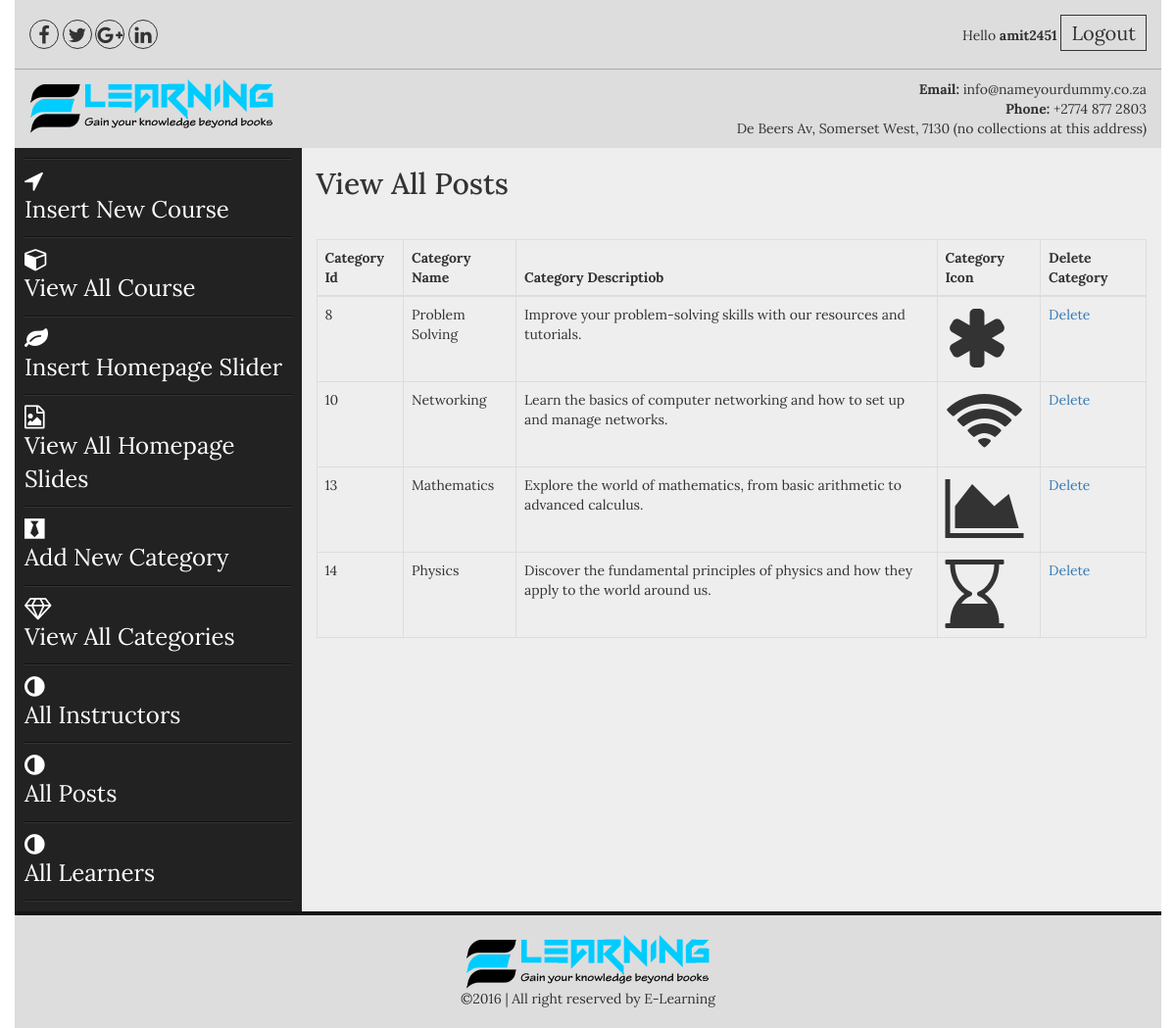
The app's page /admin/view_categories.php (signed in) with its own data.
### tables this page shows
CREATE TABLE `categories` (
  `cat_id` int(100) NOT NULL,
  `cat_name` varchar(100) NOT NULL,
  `cat_desc` text NOT NULL,
  `cat_icon` varchar(50) NOT NULL
);

### admin/view_categories.php (the view)
<?php include("includes/header.php");?>
<section class="admin_area">
    <div class="container">
        <div class="row">
            <?php include("includes/admin_menus.php");?>
            <div class="col-md-9 col-sm-9 col-xs-12">
                <div class="add_admin_content">
                   <h2>View All Posts</h2>
                      <table class="table table-bordered">
                        <thead>
                          <tr>
                            <th>Category Id</th>
                            <th>Category Name</th>
                            <th>Category Descriptiob</th>
                            <th>Category Icon</th>
                            <th>Delete Category</th>
                          </tr>
                        </thead>
                        <tbody>
                        <?php
                        $cat = "select * from categories";
                        $run_cat = mysqli_query($con,$cat);
                        while($cat_row = mysqli_fetch_array($run_cat)):
                        $cat_id = $cat_row ['cat_id'];
                        $cat_name = $cat_row ['cat_name'];
                        $cat_icon = $cat_row ['cat_icon'];
                        $cat_desc = substr($cat_row ['cat_desc'],0,100);
                        ?>
                          <tr>
                            <td><?php echo $cat_id;?></td>
                            <td><?php echo $cat_name;?></td>
                            <td><?php echo $cat_desc;?></td>
                            <td><i class="fa <?php echo $cat_icon;?> fa-5x"></i></td>
                            <td><a href="delete_cat.php?delete_cat=<?php echo $cat_id;?>">Delete</a></td>
                          </tr>
                        <?php endwhile;?>
                        </tbody>
                      </table>
                </div>
            </div>
        </div>
    </div>
</section>
<?php include("includes/footer.php");?>

### admin/css/style.css (style rules this page uses)
body { font-family: 'Lora', serif; }
h1,h2,h3,h4,h5,h6,p { margin: 0; padding: 0 }
.container { background: #eee }
.admin_area .row { position: relative; }
.add_admin_content h2 { margin-bottom: 40px; margin-top: 20px; }
body, html { height: 100%; }

### records on screen
categories: cat_id "8", cat_name "Problem Solving", cat_desc "Improve your problem-solving skills with our resources and tutorials."
categories: cat_id "10", cat_name "Networking", cat_desc "Learn the basics of computer networking and how to set up and manage networks."
categories: cat_id "13", cat_name "Mathematics", cat_desc "Explore the world of mathematics, from basic arithmetic to advanced calculus."
categories: cat_id "14", cat_name "Physics", cat_desc "Discover the fundamental principles of physics and how they apply to the world around us."

### other values on screen
$_SESSION['user_name'] "amit2451"
